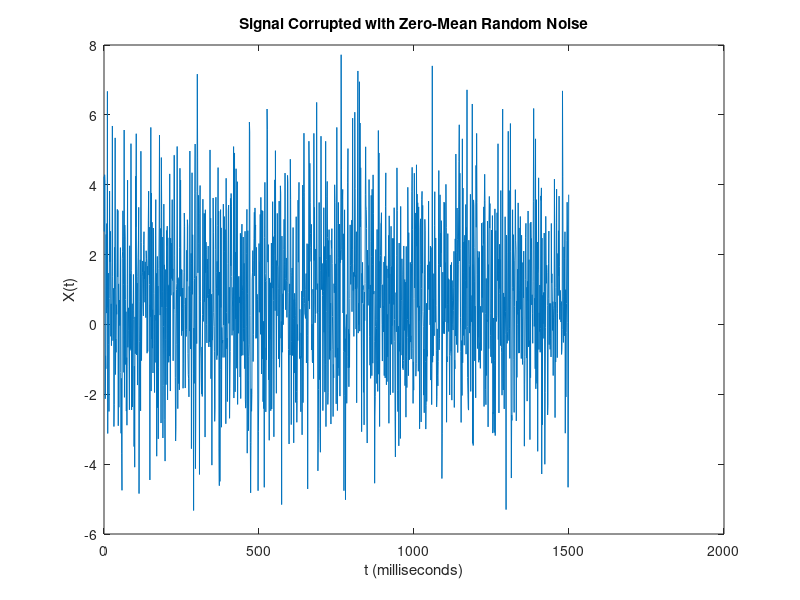
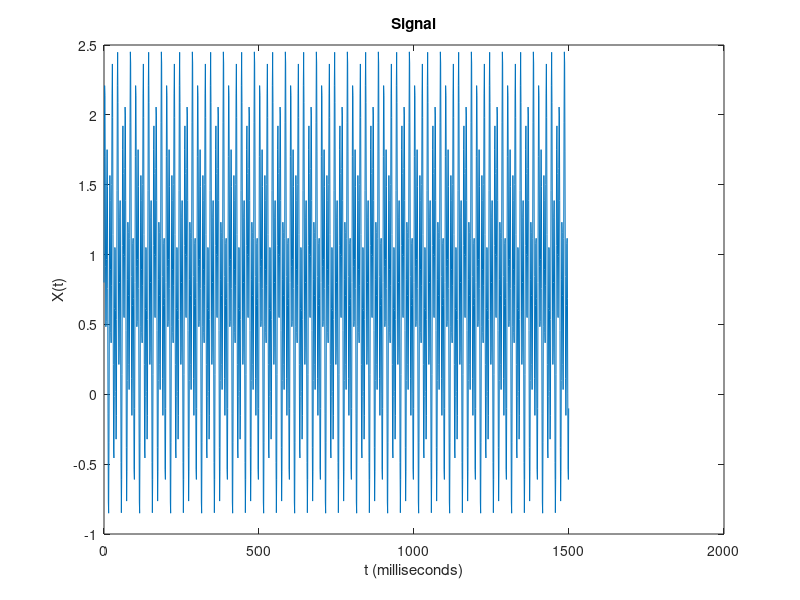
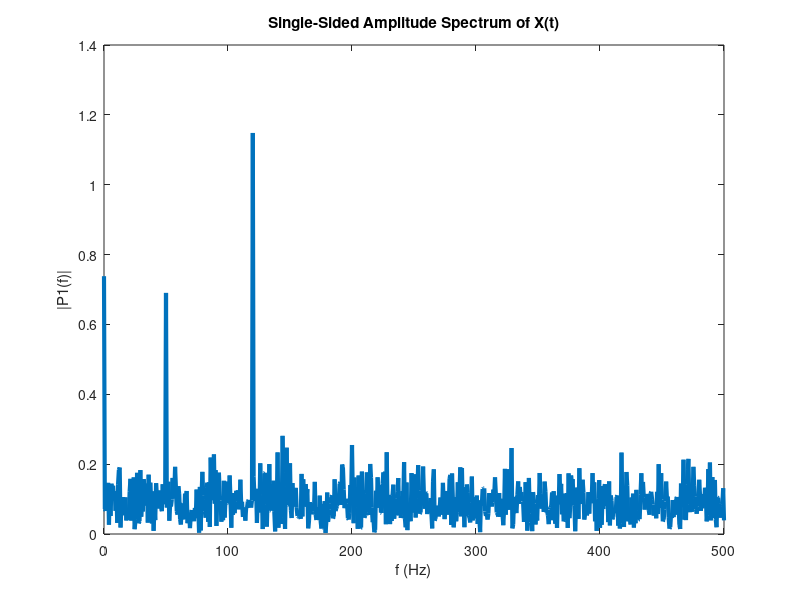
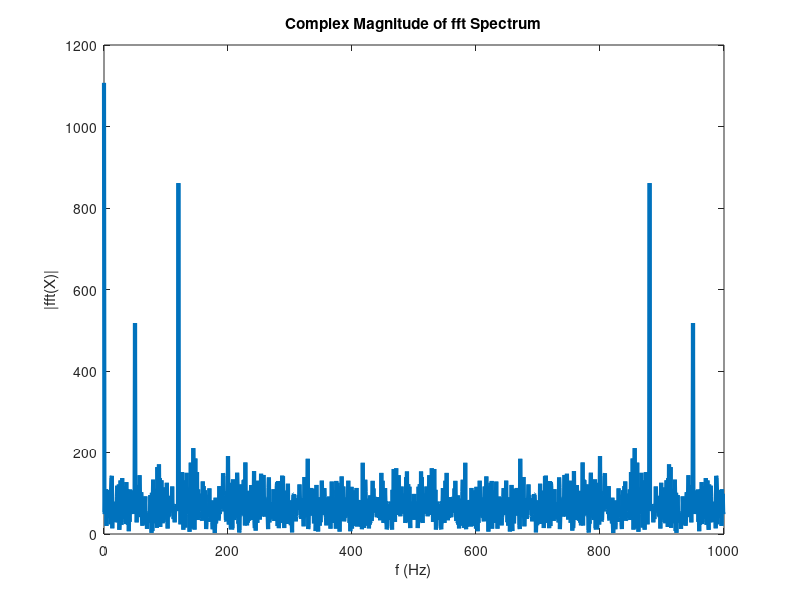

Here is the MATLAB script that generated these plots, in order: (Note: this script raises an error after producing the figures.)
%Alright, we need to figure this out.
%Frank needs to correctly use the spectrum to separate the timeseries.

%Sampling frequency: 1 kHz
%Signal duration: 1.5 seconds

Fs = 1000;            % Sampling frequency                    
T = 1/Fs;             % Sampling period       
L = 1500;             % Length of signal
t = (0:L-1)*T;        % Time vector

S = 0.8 + 0.7*sin(2*pi*50*t) + sin(2*pi*120*t);

data = S + 2*randn(size(t));


figure()
plot(1000*t,data)
title("Signal Corrupted with Zero-Mean Random Noise")
xlabel("t (milliseconds)")
ylabel("X(t)")

figure()
plot(1000*t,S)
title("Signal")
xlabel("t (milliseconds)")
ylabel("X(t)")


Y = fft(data)
P2 = abs(Y/L);
P1 = P2(1:L/2+1);
P1(2:end-1) = 2*P1(2:end-1);


f = Fs/L*(0:(L/2));
figure()
plot(f,P1,"LineWidth",3) 
title("Single-Sided Amplitude Spectrum of X(t)")
xlabel("f (Hz)")
ylabel("|P1(f)|")


figure()
plot(Fs/L*(0:L-1),abs(Y),"LineWidth",3)
title("Complex Magnitude of fft Spectrum")
xlabel("f (Hz)")
ylabel("|fft(X)|")
figure()
plot(Fs/L*(-L/2:L/2-1),abs(fftshift(Y)),"LineWidth",3)
title("fft Spectrum in the Positive and Negative Frequencies")
xlabel("f (Hz)")
ylabel("|fft(X)|")


Y = fft(S);
P2 = abs(Y/L);
P1 = P2(1:L/2+1);
P1(2:end-1) = 2*P1(2:end-1);
figure()
plot(f,P1,"LineWidth",3) 
title("Single-Sided Amplitude Spectrum of S(t)")
xlabel("f (Hz)")
ylabel("|P1(f)|")

 %Franks Hanning Window Implementation

Fs = 1000;            % Sampling frequency                    
T = 1/Fs;             % Sampling period       
L = 1500;             % Length of signal
t = (0:L-1)*T;        % Time vector
f = Fs/L*(0:(L/2));

S = 0.8 + 0.7*sin(2*pi*50*t) + sin(2*pi*120*t);

data = S + 2*randn(size(t));
hannWind = hanning(40);


dataTest = data.*hannWind;

figure()
wvtool(hannWind)


Ywindow = fft(dataTest);
P2window = abs(Ywindow/L);
P1window = P2window(1:L/2+1);
P1window(2:end-1) = 2*P1window(2:end-1);
figure()
plot(f,P1window,"LineWidth",3) 
title("Single-Sided Amplitude Spectrum of S(t)")
xlabel("f (Hz)")
ylabel("|P1(f)|")




Y = fft(data);
P2 = abs(Y/L);
P1 = P2(1:L/2+1);
P1(2:end-1) = 2*P1(2:end-1);
figure()
plot(f,P1,"LineWidth",3) 
title("Single-Sided Amplitude Spectrum of S(t)")
xlabel("f (Hz)")
ylabel("|P1(f)|")




%%
% Okay, gotta experiment with my data
% 1hz = 1 per second
% 1/3600 Hz = 1 per hour? I think
% Frank ran "deepCutz"
deepCutz
clearvars -except receiverData oneDrive githubToolbox
close all

%
Fs = 1/3600;        % Sampling Frequency, hourly
T = 1/Fs            % Sample Period
L = length(receiverData{5}.HourlyDets)          % Length of Signal
t = (0:L-1)*T;

%Testing my data
T = receiverData{5}.DT
% T2 = receiverData{5}.DT
data = receiverData{5}.HourlyDets';
window = hanning(40);

f = Fs/L*(0:(L/2));

figure()
plot(T,data)
title("Row in the Time Domain")

%
Y = fft(data);
P2 = abs(Y/L);
P1 = P2(1:L/2+1);
P1(2:end-1) = 2*P1(2:end-1);
figure()
plot(f,P1,"LineWidth",3) 
title("FFT: Off Reef, No Window")
xlabel("f (Hz)")
ylabel("|P1(f)|")


%%
dataTest = data.*window;


Ywindow = fft(dataTest);
P2window = abs(Ywindow/L);
P1window = P2window(1:L/2+1);
P1window(2:end-1) = 2*P1window(2:end-1);
figure()
plot(f,P1window,"LineWidth",3) 
title("Single-Sided Amplitude Spectrum, Data: 80-Hour  Hanning Window, Off Reef")
xlabel("f (Hz)")
ylabel("|P1(f)|")


















%%




Y = fft(data,L);
windowY = fft(window.*data,:)

figure()
plot(Fs/L*(0:L-1),abs(Y),"LineWidth",3)
title("Complex Magnitude of fft Spectrum")
xlabel("f (Hz)")
ylabel("|fft(X)|")


%
figure()
plot(Fs/L*(-L/2:L/2-1),abs(fftshift(Y)),"LineWidth",3)
title("fft Spectrum in the Positive and Negative Frequencies")
xlabel("f (Hz)")
ylabel("|fft(X)|")


P2 = abs(Y/L);
P1 = P2(1:L/2+1);
P1(2:end-1) = 2*P1(2:end-1);


f = Fs/L*(0:(L/2));
plot(f,P1,"LineWidth",3) 
title("Single-Sided Amplitude Spectrum of X(t),NoFilter")
xlabel("f (Hz)")
ylabel("|P1(f)|")







%%
%Off reef is super obvious: tides and daily.
%On reef is not. Need to look at lowpass/highpass filters, or windowing.
Fs = 1/3600;        % Sampling Frequency
T = 1/Fs            % Sample Period
L = length(receiverData{5}.HourlyDets)          % Length of Signal
% L = length(receiverData{5}.HourlyDets)
t = (0:L-1)*T;


%Testing my data
T = receiverData{4}.DT
% T2 = receiverData{5}.DT
data = receiverData{4}.HourlyDets;
% X2 = receiverData{5}.HourlyDets;




%40 hour pass
wpass = 1/(40*3600);


dataHighFilter = highpass(data,wpass);
dataLowFilter   = lowpass(data,wpass);

Y = fft(dataHighFilter,L);
% Y2 = fft(X2,L2);

figure()
plot(Fs/L*(0:L-1),abs(Y),"LineWidth",3)
title("Complex Magnitude of fft Spectrum")
xlabel("f (Hz)")
ylabel("|fft(X)|")


%
figure()
plot(Fs/L*(-L/2:L/2-1),abs(fftshift(Y)),"LineWidth",3)
title("fft Spectrum in the Positive and Negative Frequencies")
xlabel("f (Hz)")
ylabel("|fft(X)|")


P2 = abs(Y/L);
P1 = P2(1:L/2+1);
P1(2:end-1) = 2*P1(2:end-1);


f = Fs/L*(0:(L/2));
plot(f,P1,"LineWidth",3) 
title("Single-Sided Amplitude Spectrum of X(t), HighFilter")
xlabel("f (Hz)")
ylabel("|P1(f)|")

%
Y = fft(dataLowFilter,L);
% Y2 = fft(X2,L2);

figure()
plot(Fs/L*(0:L-1),abs(Y),"LineWidth",3)
title("Complex Magnitude of fft Spectrum")
xlabel("f (Hz)")
ylabel("|fft(X)|")


%
figure()
plot(Fs/L*(-L/2:L/2-1),abs(fftshift(Y)),"LineWidth",3)
title("fft Spectrum in the Positive and Negative Frequencies")
xlabel("f (Hz)")
ylabel("|fft(X)|")


P2 = abs(Y/L);
P1 = P2(1:L/2+1);
P1(2:end-1) = 2*P1(2:end-1);


f = Fs/L*(0:(L/2));
plot(f,P1,"LineWidth",3) 
title("Single-Sided Amplitude Spectrum of X(t), LowFilter")
xlabel("f (Hz)")
ylabel("|P1(f)|")







%%


Fs = 1000;                    % Sampling frequency
T = 1/Fs;                     % Sampling period
L = 1000;                     % Length of signal
t = (0:L-1)*T;                % Time vector

x1 = cos(2*pi*50*t);          % First row wave
x2 = cos(2*pi*150*t);         % Second row wave
x3 = cos(2*pi*300*t);         % Third row wave

data = [x1; x2; x3];

figure()
for i = 1:3
    subplot(3,1,i)
    plot(t(1:100),data(i,1:100))
    title("Row " + num2str(i) + " in the Time Domain")
end


dim = 2;
Y = fft(data,L,dim);
P2 = abs(Y/L);
P1 = P2(:,1:L/2+1);
P1(:,2:end-1) = 2*P1(:,2:end-1);

figure()
for i=1:3
    subplot(3,1,i)
    plot(0:(Fs/L):(Fs/2-Fs/L),P1(i,1:L/2))
    title("Row " + num2str(i) + " in the Frequency Domain")
end


%%
%Frank testing ADCP?

tidalAnalysis2020
clearvars -except githubToolbox localplots oneDrive adcp rotUtideShore ut vt localPlots matlabToolbox oneDrive tideDN tideDT rotUtideShore rotVtideShore uz vz
close all

time = datetime(adcp.dn(1:2:end),'convertFrom','datenum')
uz = uz(1:2:end);
vz = vz(1:2:end);


Fs = 1/3600;        % Sampling Frequency, hourly
T = 1/Fs            % Sample Period
L = length(vz)          % Length of Signal
t = (0:L-1)*T;

%Testing my data
T = time;
% T2 = receiverData{5}.DT
data = uz;
window = hanning(1000);


starts = 1:20:2700;

dataNew = data(1:40);
for k = 2:135
    dataNew(k,:) = data(starts(k):starts(k)+39)
end


Y = fft(dataNew)





%
wpass = 1/(40*3600);
dataHighFilter = highpass(data,wpass);
dataLowFilter   = lowpass(data,wpass);
%

f = Fs/L*(0:(L/2));

test = cwtfilterbank(signalLength=1000, samplingFrequency=Fs)





figure()
plot(T,data)
title("Row in the Time Domain")


Y = fft(data);
P2 = abs(Y/L);
P1 = P2(1:L/2+1);
P1(2:end-1) = 2*P1(2:end-1);
figure()
plot(f,P1,"LineWidth",3) 
title("ADCP no Window, U")
xlabel("f (Hz)")
ylabel("|P1(f)|")


%%
dataTest = data.*window;


Ywindow = fft(dataTest);
P2window = abs(Ywindow/L);
P1window = P2window(1:L/2+1);
P1window(2:end-1) = 2*P1window(2:end-1);
figure()
plot(f,P1window,"LineWidth",3) 
title("ADCP, 40 Window, U")
xlabel("f (Hz)")
ylabel("|P1(f)|")







